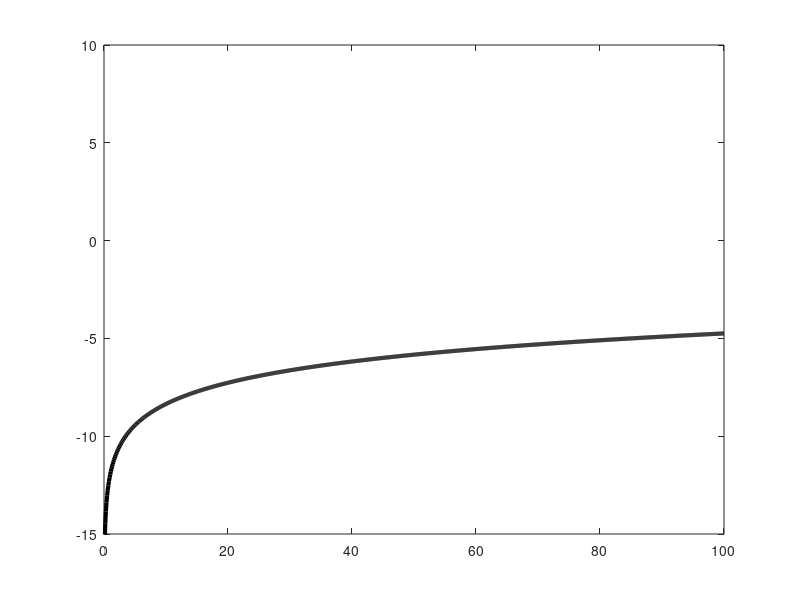

Here is the MATLAB script that generated this plot: (Note: this script raises an error after producing the figure.)
%-- (1) Set parameters, plot analytical solution
Beta = 0.9; Alpha = 0.65; Theta = 1.2;
aB   = Alpha*Beta;
K    = linspace(1e-6, 100, 1000);

E    = Alpha/(1-aB);
F    = 1/(1 - Beta)*(log(Theta*(1-aB)) + aB*log(aB*Theta)/(1 - aB));
soln = E*log(K) + F;

plot(K, soln, '-k', 'LineWidth', 3)
axis([0 100 -15 10])
hold on

%-- (2) Plot 10 value function iterations ---
TV   = [zeros(1000, 1) NaN(1000, 9)];
for iter = 1:10
    fprintf('Iteration number %d\n', iter)
    TV(:, iter+1) = IterateVF(TV(:, iter), 100);
end

plot(K, TV)
xlabel('Amount of Capital', 'FontSize', 12)
ylabel('Value Function', 'FontSize', 12)
title('Value Function Iteration', 'FontSize', 14)